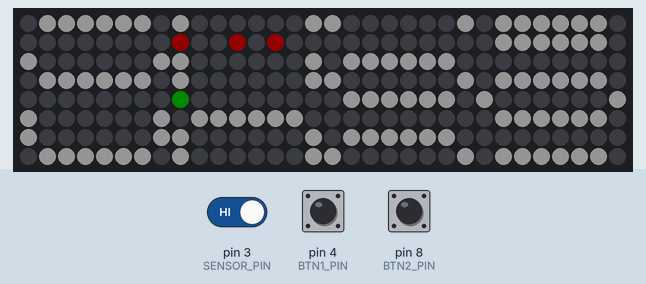
Bench run of a sketch on a simulated Arduino Uno, built with avr-gcc and run on an emulated ATmega328P. Shown: 32×8 RGB LED matrix (first LED top left, wired row by row). The test bench sets the inputs (shaded band); at power-on: pin 3 (SENSOR_PIN) HIGH, pin 4 (BTN1_PIN) LOW, pin 8 (BTN2_PIN) LOW. Dim RGB values are drawn brighter than linear.

Above: at 1.2 s.
1.3 s: pin 3 (SENSOR_PIN) driven LOW
At 4.0 s:
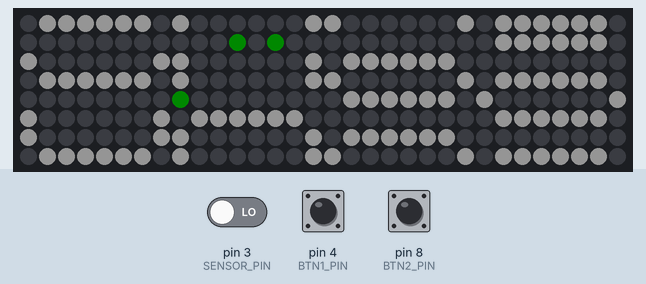
4.3 s: pin 4 (BTN1_PIN) pulled HIGH for 0.15 s
5.9 s: pin 4 (BTN1_PIN) pulled HIGH for 1 s
8.4 s: pin 3 (SENSOR_PIN) driven HIGH
At 8.88 s:
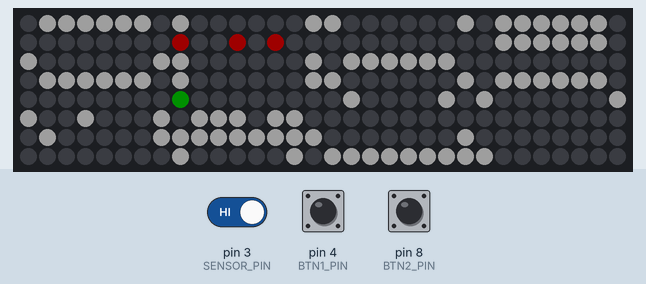
9.9 s: pin 8 (BTN2_PIN) pulled HIGH for 0.15 s
At 10.13 s:
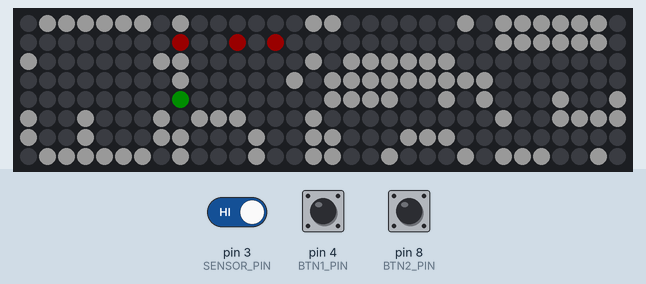
10.6 s: pin 8 (BTN2_PIN) pulled HIGH for 1 s
At 11.06 s:
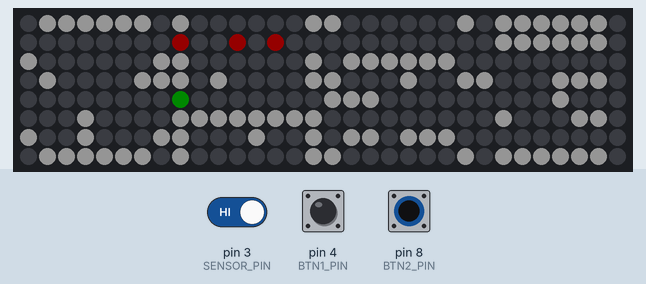
Timing chart, 0 to 13.2 s (numbered marks = the images above; inputs shaded):
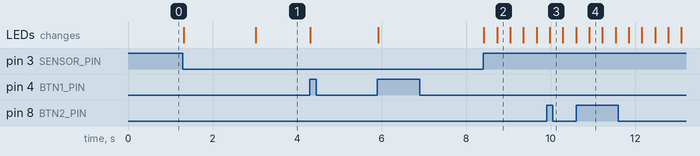

The sketch:

stopwatch-sketch.ino
```cpp
#include <FastLED.h>

// How many leds in your strip?
#define NUM_LEDS 256

// For led chips like WS2812, which have a data line, ground, and power, you just
// need to define DATA_PIN.  For led chipsets that are SPI based (four wires - data, clock,
// ground, and power), like the LPD8806 define both DATA_PIN and CLOCK_PIN
// Clock pin only needed for SPI based chipsets when not using hardware SPI
#define DATA_PIN 6
#define CLOCK_PIN 13
#define SENSOR_PIN 3
#define BTN1_PIN 4
#define BTN2_PIN 8

#define CONNECTION_ANGLE 1
#define STRIP_DIRECTION 3
#define MATRIX_TYPE 0
#define COLOR_ORDER GRB
#define WIDTH 32
#define HEIGHT 8
#define SEGMENTS 1

// Define the array of leds
CRGB leds[NUM_LEDS];

// служебные функции

// функция отрисовки точки по координатам X Y
void drawPixelXY(int x, int y, uint32_t color) {
  //if (x < 0 || x > WIDTH - 1 || y < 0 || y > HEIGHT - 1) return;
  leds[getPixelNumber(x, y)] = color;
}

// **************** НАСТРОЙКА МАТРИЦЫ ****************
/*
#if (CONNECTION_ANGLE == 0 && STRIP_DIRECTION == 0)
#define _WIDTH WIDTH
#define THIS_X x
#define THIS_Y y

#elif (CONNECTION_ANGLE == 0 && STRIP_DIRECTION == 1)
#define _WIDTH HEIGHT
#define THIS_X y
#define THIS_Y x

#elif (CONNECTION_ANGLE == 1 && STRIP_DIRECTION == 0)
#define _WIDTH WIDTH
#define THIS_X x
#define THIS_Y (HEIGHT - y - 1)
*/

//#elif (CONNECTION_ANGLE == 1 && STRIP_DIRECTION == 3)
#if (CONNECTION_ANGLE == 1 && STRIP_DIRECTION == 3)
#define _WIDTH HEIGHT
#define THIS_X (HEIGHT - y - 1)
#define THIS_Y x
/*
#elif (CONNECTION_ANGLE == 2 && STRIP_DIRECTION == 2)
#define _WIDTH WIDTH
#define THIS_X (WIDTH - x - 1)
#define THIS_Y (HEIGHT - y - 1)

#elif (CONNECTION_ANGLE == 2 && STRIP_DIRECTION == 3)
#define _WIDTH HEIGHT
#define THIS_X (HEIGHT - y - 1)
#define THIS_Y (WIDTH - x - 1)

#elif (CONNECTION_ANGLE == 3 && STRIP_DIRECTION == 2)
#define _WIDTH WIDTH
#define THIS_X (WIDTH - x - 1)
#define THIS_Y y

#elif (CONNECTION_ANGLE == 3 && STRIP_DIRECTION == 1)
#define _WIDTH HEIGHT
#define THIS_X y
#define THIS_Y (WIDTH - x - 1)
*/
#else
#define _WIDTH WIDTH
#define THIS_X x
#define THIS_Y y
#pragma message "Wrong matrix parameters! Set to default"

#endif

// получить номер пикселя в ленте по координатам
uint16_t getPixelNumber(int x, int y) {
  if ((THIS_Y % 2 == 0) || MATRIX_TYPE) {               // если чётная строка
    return (THIS_Y * _WIDTH + THIS_X);
  } else {                                              // если нечётная строка
    return (THIS_Y * _WIDTH + _WIDTH - THIS_X - 1);
  }
}


int digits [10] [8] [4] = {
{
  {0,1,1,0},
  {1,0,0,1},
  {1,0,0,1},
  {1,0,0,1},
  {1,0,0,1},
  {1,0,0,1},
  {1,0,0,1},
  {0,1,1,0},
},
{
  {0,0,1,0},
  {0,1,1,0},
  {0,0,1,0},
  {0,0,1,0},
  {0,0,1,0},
  {0,0,1,0},
  {0,0,1,0},
  {0,1,1,1},
},
{
  {0,1,1,0},
  {1,0,0,1},
  {0,0,0,1},
  {0,0,0,1},
  {0,0,1,0},
  {0,1,0,0},
  {1,0,0,0},
  {1,1,1,1},
},
{
  {0,1,1,0},
  {1,0,0,1},
  {0,0,0,1},
  {0,0,1,0},
  {0,0,0,1},
  {0,0,0,1},
  {1,0,0,1},
  {0,1,1,0},
},
{
  {1,0,0,1},
  {1,0,0,1},
  {1,0,0,1},
  {0,1,1,1},
  {0,0,0,1},
  {0,0,0,1},
  {0,0,0,1},
  {0,0,0,1},
},
{
  {1,1,1,1},
  {1,0,0,0},
  {1,0,0,0},
  {1,1,1,0},
  {0,0,0,1},
  {0,0,0,1},
  {1,0,0,1},
  {0,1,1,0},
},
{
  {0,1,1,0},
  {1,0,0,1},
  {1,0,0,0},
  {1,1,1,0},
  {1,0,0,1},
  {1,0,0,1},
  {1,0,0,1},
  {0,1,1,0},
},
{
  {1,1,1,1},
  {0,0,0,1},
  {0,0,0,1},
  {0,0,1,0},
  {0,1,0,0},
  {0,1,0,0},
  {0,1,0,0},
  {0,1,0,0},
},
{
  {0,1,1,0},
  {1,0,0,1},
  {1,0,0,1},
  {0,1,1,0},
  {1,0,0,1},
  {1,0,0,1},
  {1,0,0,1},
  {0,1,1,0},
},
{
  {0,1,1,0},
  {1,0,0,1},
  {1,0,0,1},
  {0,1,1,0},
  {0,0,0,1},
  {0,0,0,1},
  {1,0,0,1},
  {0,1,1,0},
}};


int startStopState;
int startStopLastState;
int timerState = 0;
long startTime;
long elapsedTime;
long currentTime;
long lastChange;
int minutes = 0;
int tSeconds = 0;
int seconds = 0;
int mSeconds = 0;
int miSeconds = 0;
int milSeconds = 0;

int btn1state = LOW;
int btn2state = LOW;
int btn1laststate = LOW;
int btn2laststate = LOW;

int brightness = 20;

void incrBrightness() {
  brightness = min(100, brightness + 5);
  FastLED.setBrightness(brightness);
}
void decrBrightness() {
  brightness = max(5, brightness - 5);
  FastLED.setBrightness(brightness);
}


void setup() {
    // Uncomment/edit one of the following lines for your leds arrangement.
    // ## Clockless types ##
    FastLED.addLeds<NEOPIXEL, DATA_PIN>(leds, NUM_LEDS);  // GRB ordering is assumed
    FastLED.setBrightness(brightness);
    // FastLED.addLeds<SM16703, DATA_PIN, RGB>(leds, NUM_LEDS);
    // FastLED.addLeds<TM1829, DATA_PIN, RGB>(leds, NUM_LEDS);
    // FastLED.addLeds<TM1812, DATA_PIN, RGB>(leds, NUM_LEDS);
    // FastLED.addLeds<TM1809, DATA_PIN, RGB>(leds, NUM_LEDS);
    // FastLED.addLeds<TM1804, DATA_PIN, RGB>(leds, NUM_LEDS);
    // FastLED.addLeds<TM1803, DATA_PIN, RGB>(leds, NUM_LEDS);
    // FastLED.addLeds<UCS1903, DATA_PIN, RGB>(leds, NUM_LEDS);
    // FastLED.addLeds<UCS1903B, DATA_PIN, RGB>(leds, NUM_LEDS);
    // FastLED.addLeds<UCS1904, DATA_PIN, RGB>(leds, NUM_LEDS);
    // FastLED.addLeds<UCS2903, DATA_PIN, RGB>(leds, NUM_LEDS);
//     FastLED.addLeds<WS2812, DATA_PIN, RGB>(leds, NUM_LEDS);  // GRB ordering is typical
    // FastLED.addLeds<WS2852, DATA_PIN, RGB>(leds, NUM_LEDS);  // GRB ordering is typical
    // FastLED.addLeds<WS2812B, DATA_PIN, RGB>(leds, NUM_LEDS);  // GRB ordering is typical
    // FastLED.addLeds<GS1903, DATA_PIN, RGB>(leds, NUM_LEDS);
    // FastLED.addLeds<SK6812, DATA_PIN, RGB>(leds, NUM_LEDS);  // GRB ordering is typical
    // FastLED.addLeds<SK6822, DATA_PIN, RGB>(leds, NUM_LEDS);
    // FastLED.addLeds<APA106, DATA_PIN, RGB>(leds, NUM_LEDS);
    // FastLED.addLeds<PL9823, DATA_PIN, RGB>(leds, NUM_LEDS);
    // FastLED.addLeds<SK6822, DATA_PIN, RGB>(leds, NUM_LEDS);
//     FastLED.addLeds<WS2811, DATA_PIN, RGB>(leds, NUM_LEDS);
    // FastLED.addLeds<WS2813, DATA_PIN, RGB>(leds, NUM_LEDS);
    // FastLED.addLeds<APA104, DATA_PIN, RGB>(leds, NUM_LEDS);
    // FastLED.addLeds<WS2811_400, DATA_PIN, RGB>(leds, NUM_LEDS);
    // FastLED.addLeds<GE8822, DATA_PIN, RGB>(leds, NUM_LEDS);
    // FastLED.addLeds<GW6205, DATA_PIN, RGB>(leds, NUM_LEDS);
    // FastLED.addLeds<GW6205_400, DATA_PIN, RGB>(leds, NUM_LEDS);
    // FastLED.addLeds<LPD1886, DATA_PIN, RGB>(leds, NUM_LEDS);
    // FastLED.addLeds<LPD1886_8BIT, DATA_PIN, RGB>(leds, NUM_LEDS);
    // ## Clocked (SPI) types ##
    // FastLED.addLeds<LPD6803, DATA_PIN, CLOCK_PIN, RGB>(leds, NUM_LEDS);  // GRB ordering is typical
    // FastLED.addLeds<LPD8806, DATA_PIN, CLOCK_PIN, RGB>(leds, NUM_LEDS);  // GRB ordering is typical
    // FastLED.addLeds<WS2801, DATA_PIN, CLOCK_PIN, RGB>(leds, NUM_LEDS);
    // FastLED.addLeds<WS2803, DATA_PIN, CLOCK_PIN, RGB>(leds, NUM_LEDS);
    // FastLED.addLeds<SM16716, DATA_PIN, CLOCK_PIN, RGB>(leds, NUM_LEDS);
    // FastLED.addLeds<P9813, DATA_PIN, CLOCK_PIN, RGB>(leds, NUM_LEDS);  // BGR ordering is typical
    // FastLED.addLeds<DOTSTAR, DATA_PIN, CLOCK_PIN, RGB>(leds, NUM_LEDS);  // BGR ordering is typical
    // FastLED.addLeds<APA102, DATA_PIN, CLOCK_PIN, RGB>(leds, NUM_LEDS);  // BGR ordering is typical
    // FastLED.addLeds<SK9822, DATA_PIN, CLOCK_PIN, RGB>(leds, NUM_LEDS);  // BGR ordering is typical

    pinMode(SENSOR_PIN, INPUT);
    pinMode(BTN1_PIN, INPUT);
    pinMode(BTN2_PIN, INPUT);
}


void setDigits(long currentTime){
  minutes = (int)(currentTime / 60000) % 10;
  tSeconds = (int)(currentTime % 60000 / 10000);
  seconds = (int)(currentTime % 60000 % 10000 / 1000);
  mSeconds = (int)(currentTime % 60000 % 1000 / 100);
  miSeconds = (int)(currentTime % 60000 % 100 / 10);
  milSeconds = (int)(currentTime % 60000 % 10);
}

void drawDigit(int dX, int digit, uint32_t color ){
  for (int y = 0; y < 8; y++){
    for (int x = 0; x < 4; x++){
      if (digits[digit][y][x] == 1){
        drawPixelXY(x+dX, abs(y-7), color);
      } else {
        drawPixelXY(x+dX, abs(y-7), CRGB::Black);
      }
    }
  }
}
void drawEmpty(int dX, int digit, uint32_t color ){
  for (int y = 0; y < 8; y++){
    for (int x = 0; x < 4; x++){
      if (digits[digit][y][x] == 1){
        drawPixelXY(x+dX, abs(y-7), color);
      } else {
        drawPixelXY(x+dX, abs(y-7), CRGB::Black);
      }
    }
  }
}
void drawDot(int dX, uint32_t color ){
  for (int y = 0; y < 8; y++){
    for (int x = 0; x < 2; x++){
      if ( x == 1 && y == 0){
        drawPixelXY(x+dX, y, color);
      } else {
        drawPixelXY(x+dX, y, CRGB::Black);
      }
    }
  }
}


void setMatrix(){
  int dX = 0;
  // minutes
  drawDigit(dX, minutes, CRGB::White);
  // dots
  dX = 4;
  for (int y = 1; y < 8; y++){
    for (int x = 0; x < 3; x++){
      if (x == 1 && (y == 3 || y == 5)){
        if (millis() - lastChange > 3000) {
          drawPixelXY(x+dX, y, CRGB::Green);
        } else {
          drawPixelXY(x+dX, y, CRGB::Red);
        }
      } else {
          drawPixelXY(x+dX, y, CRGB::Black);
      }
    }
  }
  // tSeconds
  dX = 7;
  drawDigit(dX, tSeconds, CRGB::White);
  // seconds
  dX = 12;
  drawDigit(dX, seconds, CRGB::White);
  // dot
  dX = 16;
  drawDot(dX, CRGB::Green);
  dX = 18;
  drawDigit(dX, mSeconds, CRGB::White);
  dX = 23;
  drawDigit(dX, miSeconds, CRGB::White);
  dX = 28;
  drawDigit(dX, milSeconds, CRGB::White);
}


void loop() {
  btn1state = digitalRead(BTN1_PIN);
  btn2state = digitalRead(BTN2_PIN);
  if (btn1state == HIGH && btn1laststate == LOW){
    incrBrightness();
  }
  if (btn2state == HIGH && btn2laststate == LOW){
    decrBrightness();
  }
  btn1laststate = btn1state;
  btn2laststate = btn2state;

  startStopState = digitalRead(SENSOR_PIN);

  if (startStopState == LOW){
    drawPixelXY(5, 0, CRGB::Black);
  } else {
    drawPixelXY(5, 0, CRGB::Red);
  }

  if (timerState == 0){
    if (startStopState == HIGH && startStopLastState == LOW && millis() - lastChange > 3000){
      startTime = millis();
      timerState = 1;
      currentTime = millis() - startTime;
      lastChange = millis();
    }
    startStopLastState = startStopState;
  } else {
    currentTime = millis() - startTime;
    if (startStopState == HIGH && startStopLastState == LOW && millis()-lastChange  > 3000){
        timerState = 0;
        elapsedTime =   currentTime;
        lastChange = millis();
    }
    startStopLastState = startStopState;
    setDigits(currentTime);
  }

  // Turn the LED on, then pause

//  leds[seconds] = CRGB::Red;
  setMatrix();
  FastLED.show();
  delay(1);
}
```

Measured:
- after the input at 1.3 s, the LEDs: first change at once (image 1 shows a later state)
- after the input at 8.4 s, the LEDs: first change at once (image 2 shows a later state)
